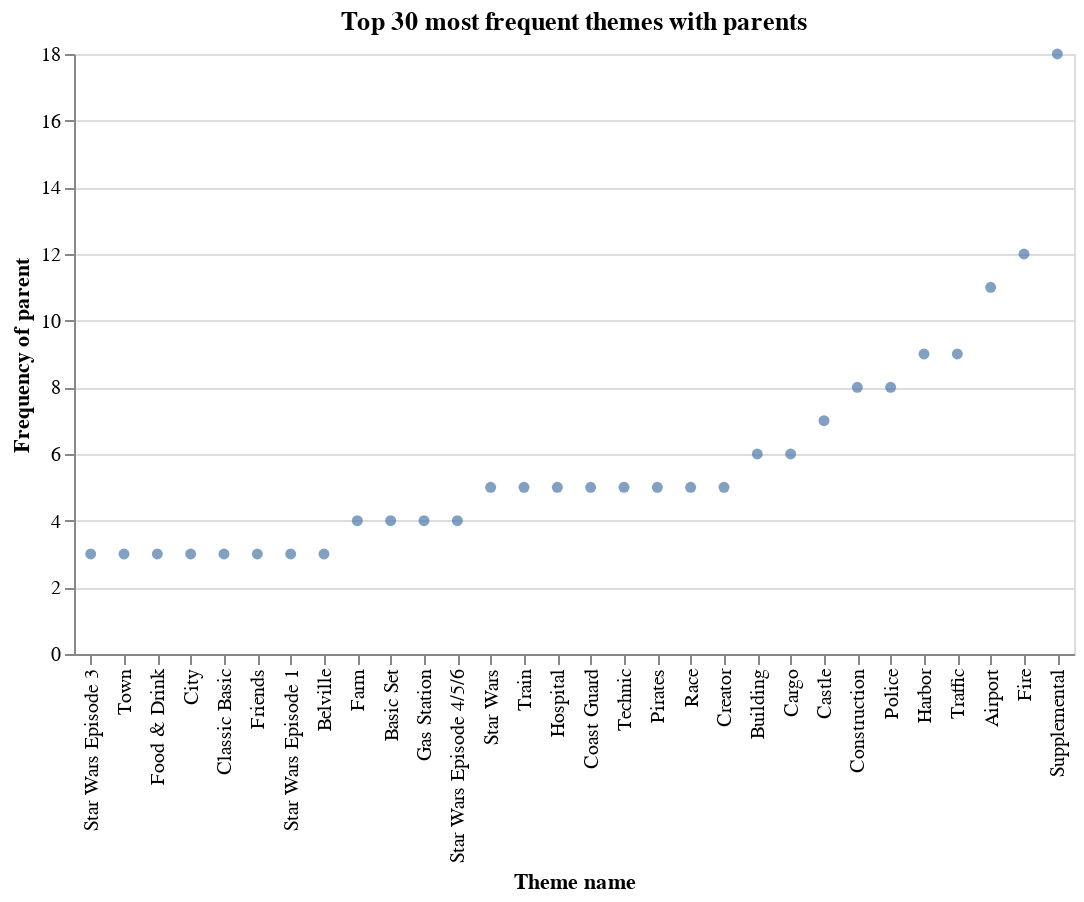

Write notebook code for a chart like this one.
### Markdown cell above
lets do a scatter plot of the themes with the most parents.

### Code cell
# first sort the counts and extract the top 20
top_30_parents = themes_with_parents_group.sort_values(by=["count"], ascending=False)[
    :30
]

# now plot it using altair
top_30_parents_plot = (
    alt.Chart(top_30_parents, width=500, height=300)
    .mark_circle()
    .encode(
        x=alt.X("name:O", sort="y", title="Theme name"),
        y=alt.Y("count:Q", title="Frequency of parent"),
    )
    .properties(title="Top 30 most frequent themes with parents")
)
top_30_parents_plot

### Figure 1 — Vega-Lite specification as saved in the notebook (floating-point values rounded to 4 significant figures)
{"config": {"view": {"continuousWidth": 400, "continuousHeight": 300}}, "data": {"name": "data-1e602d9ab784f76823b2b43bdd81d978"}, "mark": "circle", "encoding": {"x": {"type": "ordinal", "field": "name", "sort": "y", "title": "Theme name"}, "y": {"type": "quantitative", "field": "count", "title": "Frequency of parent"}}, "height": 300, "title": "Top 30 most frequent themes with parents", "width": 500, "$schema": "https://vega.github.io/schema/vega-lite/v4.8.1.json", "datasets": {"data-1e602d9ab784f76823b2b43bdd81d978": [{"name": "Supplemental", "count": 18}, {"name": "Fire", "count": 12}, {"name": "Airport", "count": 11}, {"name": "Harbor", "count": 9}, {"name": "Traffic", "count": 9}, {"name": "Construction", "count": 8}, {"name": "Police", "count": 8}, {"name": "Castle", "count": 7}, {"name": "Building", "count": 6}, {"name": "Cargo", "count": 6}, {"name": "Star Wars", "count": 5}, {"name": "Train", "count": 5}, {"name": "Hospital", "count": 5}, {"name": "Coast Guard", "count": 5}, {"name": "Technic", "count": 5}, {"name": "Pirates", "count": 5}, {"name": "Race", "count": 5}, {"name": "Creator", "count": 5}, {"name": "Farm", "count": 4}, {"name": "Basic Set", "count": 4}, {"name": "Gas Station", "count": 4}, {"name": "Star Wars Episode 4/5/6", "count": 4}, {"name": "Star Wars Episode 3", "count": 3}, {"name": "Town", "count": 3}, {"name": "Food & Drink", "count": 3}, {"name": "City", "count": 3}, {"name": "Classic Basic", "count": 3}, {"name": "Friends", "count": 3}, {"name": "Star Wars Episode 1", "count": 3}, {"name": "Belville", "count": 3}]}}
